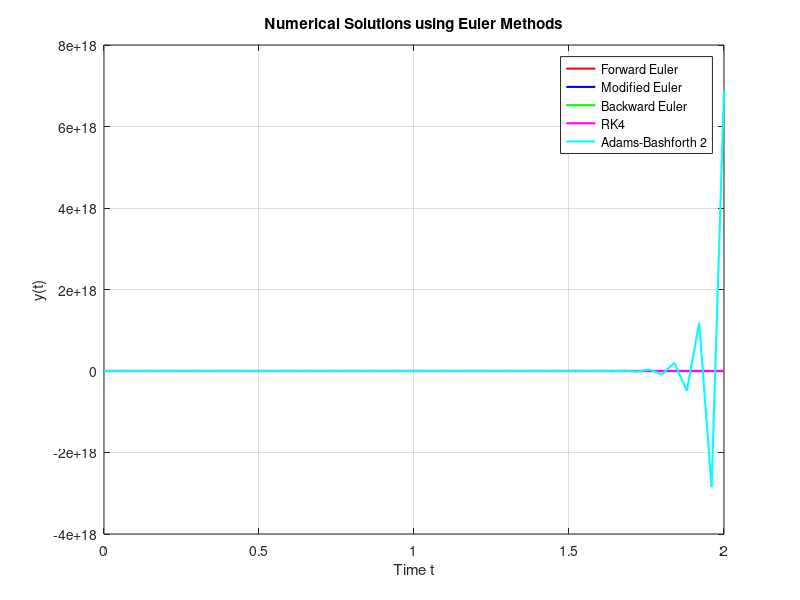

Source code (MATLAB):
% Numerical Solution of ODE using Euler Methods

% Parameters
t0 = 0;      % Initial time
tf = 2;      % Final time
y0 = 1;      % Initial condition
h = 0.04;    % Step size
t = t0:h:tf; % Time vector
N = length(t);

% Initialize solutions
y_forward = zeros(1, N);
y_modified = zeros(1, N);
y_backward = zeros(1, N);
y_rk4 = zeros(1, N);
y_ab2 = zeros(1, N);

y_forward(1) = y0;
y_modified(1) = y0;
y_backward(1) = y0;
y_rk4(1) = y0;
y_ab2(1) = y0;

% Forward Euler Method
for i = 1:N-1
    y_forward(i+1) = y_forward(i) + h * (-50 * y_forward(i) + sin(t(i)));
end

% Modified Euler Method (Heun's Method)
for i = 1:N-1
    y_pred = y_modified(i) + h * (-50 * y_modified(i) + sin(t(i))); % Predictor Step
    y_modified(i+1) = y_modified(i) + (h/2) * ((-50 * y_modified(i) + sin(t(i))) + (-50 * y_pred + sin(t(i+1)))); % Corrector Step
end

% Backward Euler Method
for i = 1:N-1
    y_backward(i+1) = (y_backward(i) + h * sin(t(i+1))) / (1 + 50 * h);
end

% Runge-Kutta 4th Order (RK4)
for i = 1:N-1
    y_rk4(i+1) = y_rk4(i) + h * (-50 * y_rk4(i) + sin(t(i))) + (h/2) * (-50 * (y_rk4(i) + h * (-50 * y_rk4(i) + sin(t(i)))) + sin(t(i) + h));
end

% Adams-Bashforth 2-step (AB2)
% First step uses Euler method
y_ab2(2) = y_ab2(1) + h * (-50 * y_ab2(1) + sin(t(1)));
for i = 2:N-1
    y_ab2(i+1) = y_ab2(i) + (h/2) * (3 * (-50 * y_ab2(i) + sin(t(i))) - (-50 * y_ab2(i-1) + sin(t(i-1))));
end

% Plot Results
figure;
plot(t, y_forward, 'r', 'LineWidth', 1.5); hold on;
plot(t, y_modified, 'b', 'LineWidth', 1.5);
plot(t, y_backward, 'g', 'LineWidth', 1.5);
plot(t, y_rk4, 'm', 'LineWidth', 1.5);
plot(t, y_ab2, 'c', 'LineWidth', 1.5);
legend('Forward Euler', 'Modified Euler', 'Backward Euler' ,'RK4', 'Adams-Bashforth 2');
xlabel('Time t'); ylabel('y(t)');
title('Numerical Solutions using Euler Methods');
grid on;
